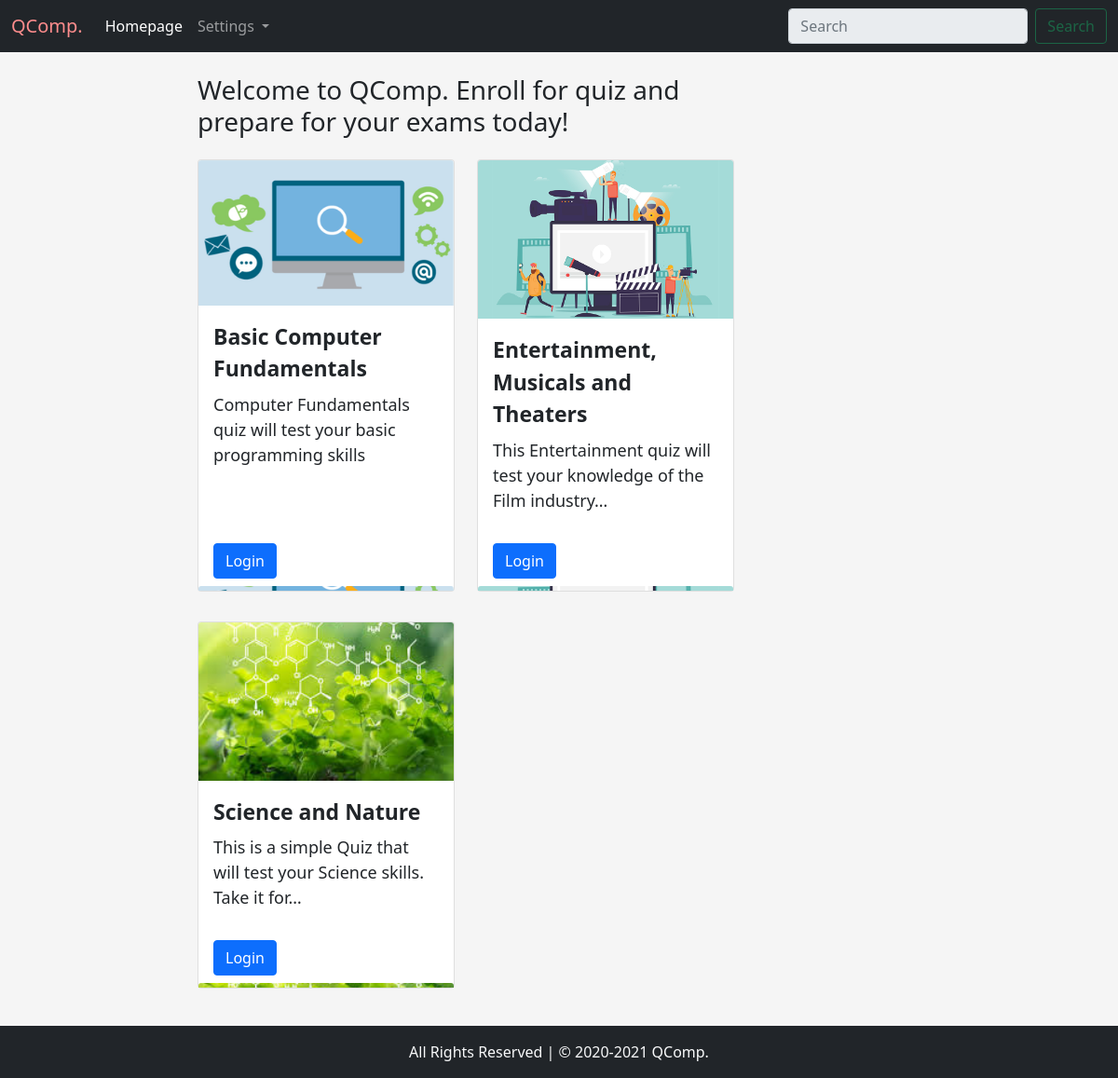
The page / on the database its author committed.
### dashboard/models.py (models this page shows, shortened)
class NewQuiz(models.Model):
    timestamp = models.DateField(auto_now_add=True, blank=True)
    thumbnail = models.ImageField(upload_to=image_location, blank=True, null=True)
    user = models.ForeignKey(User, on_delete=models.CASCADE, null=True, blank=True)
    title = models.CharField(default=None, max_length=300, null=True, blank=True)
    description = models.TextField(default=None, null=True, blank=True)
    url = models.CharField(default=None, max_length=300, null=True, blank=True)

### homepage/views.py (the view)
# urls.py: path('', views.homepage, name="homepage"),
def homepage(request):
    quiz = NewQuiz.objects.all()
    params = {
        'quiz': quiz
              }
    return render(request, 'homepage/homepage.html', params)

### templates/homepage/homepage.html (shortened to what this page needs)
{% extends 'base.html' %}
{% load static %}
{% block home %}active{% endblock %}
{% block body %}
<h3 class="page-header">
    Welcome to QComp. Enroll for quiz and prepare for your exams today!
</h3>
<div class="row">
    {% for quiz in quiz %}
    <div class="col-sm-6 d-flex my-3 align-items-stretch">
        <div class="card">
            {% if quiz.thumbnail %}
            <img src="{{quiz.thumbnail.url}}" style="max-height:170px; object-fit:cover" class="card-img-top" alt="{{quiz.title}}">
            {% else %}
            <img src="{% static 'images/default-image.png' %}" style="max-height:170px; object-fit:cover" class="card-img-top" alt="{{quiz.title}}">
            {% endif %}
            <div class="card-body">
                <div style="font-size:23px; font-weight:700" class="card-title">{{quiz.title}}</div>
                <p style="font-size:18px" class="card-text">{{quiz.description|truncatechars:'70'}}</p>
            </div>
            <div class="p-3 pb-2">
                {% if user.is_authenticated %}
                <a href="{% url 'quiz' quiz.id %}" class="btn btn-primary">Start Quiz</a>
                {% else %}
                <a href="{% url 'login' %}" class="btn btn-primary">Login</a>
                {% endif %}
            </div>
            {% if quiz.thumbnail %}
            <img src="{{quiz.thumbnail.url}}" style="max-height:5px; object-fit:cover" class="card-img-top" alt="{{quiz.title}}">
            {% else %}
            <img src="{% static 'images/default-image.png' %}" style="max-height:10px; object-fit:cover" class="card-img-top" alt="{{quiz.title}}">
            {% endif %}
        </div>
    </div>
    {% endfor %}
</div>
{% endblock %}

### templates/base.html (shortened to what this page needs)
{% load static %}
<!doctype html>
<html lang="en">
<head>
    <link href="https://cdn.jsdelivr.net/npm/bootstrap@5.0.0-beta1/dist/css/bootstrap.min.css" rel="stylesheet"
>
    <link rel="stylesheet" href="{% static 'css/main.css' %}">
</head>
<body>
<nav class="navbar navbar-expand-lg navbar-dark bg-dark">
    <div class="container-fluid">
        <a class="navbar-brand" href="{% url 'homepage' %}" style="color:#FF8D8D">QComp.</a>
        <div class="collapse navbar-collapse" id="navbarSupportedContent">
            <ul class="navbar-nav me-auto mb-2 mb-lg-0">
                <li class="nav-item">
                    <a class="nav-link {% block home %}{% endblock %}" aria-current="page" href="{% url 'homepage' %}">Homepage</a>
                </li>
                <li class="nav-item dropdown">
                    <a class="nav-link dropdown-toggle {% block setting %}{% endblock %}" href="#" id="navbarDropdown"
                       role="button"
                       data-bs-toggle="dropdown" aria-expanded="false">
                        Settings
                    </a>
                </li>
            </ul>
            <form class="d-flex">
                <input disabled class="form-control me-2" type="search" placeholder="Search" aria-label="Search">
                <button disabled class="btn btn-outline-success" type="submit">Search</button>
            </form>
        </div>
    </div>
</nav>
<div class="main-container container-fluid my-4" style="min-height:90vh">
    <div class="row">
        <div class="col-lg-6 offset-lg-2">
            {% block body %}{% endblock %}
        </div>
    </div>
</div>
<footer class="container-fluid bg-dark my-0 py-3 text-light">
    <p class="mb-0 text-center">All Rights Reserved | &copy; 2020-2021 QComp.</p>
</footer>
</body>
</html>

### rows shown on the page
NewQuiz: thumbnail (picture), title "Basic Computer Fundamentals", description "Computer Fundamentals quiz will test your basic programming skills"
NewQuiz: thumbnail (picture), title "Entertainment, Musicals and Theaters", description "This Entertainment quiz will test your knowledge of the Film industry…"
NewQuiz: thumbnail (picture), title "Science and Nature", description "This is a simple Quiz that will test your Science skills. Take it for…"
